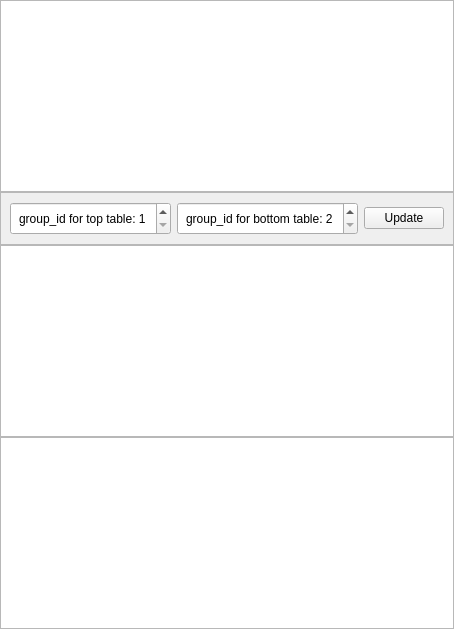
                    <widget class="QWidget" name="tab_describe">
                     <attribute name="title">
                      <string>Describe</string>
                     </attribute>
                     <layout class="QVBoxLayout" name="verticalLayout_104">
                      <property name="spacing">
                       <number>0</number>
                      </property>
                      <property name="leftMargin">
                       <number>0</number>
                      </property>
                      <property name="topMargin">
                       <number>0</number>
                      </property>
                      <property name="rightMargin">
                       <number>0</number>
                      </property>
                      <property name="bottomMargin">
                       <number>0</number>
                      </property>
                      <item>
                       <widget class="TableView" name="describe_dataset_table_view">
                        <property name="statusTip">
                         <string>Describe all samples</string>
                        </property>
                       </widget>
                      </item>
                      <item>
                       <widget class="QFrame" name="tab_describe_frame">
                        <property name="minimumSize">
                         <size>
                          <width>0</width>
                          <height>38</height>
                         </size>
                        </property>
                        <property name="frameShape">
                         <enum>QFrame::StyledPanel</enum>
                        </property>
                        <property name="frameShadow">
                         <enum>QFrame::Raised</enum>
                        </property>
                        <layout class="QHBoxLayout" name="horizontalLayout_29">
                         <item>
                          <widget class="SpinBox" name="describe_1_SpinBox">
                           <property name="minimumSize">
                            <size>
                             <width>100</width>
                             <height>33</height>
                            </size>
                           </property>
                           <property name="maximumSize">
                            <size>
                             <width>300</width>
                             <height>33</height>
                            </size>
                           </property>
                           <property name="alignment">
                            <set>Qt::AlignCenter</set>
                           </property>
                           <property name="prefix">
                            <string>group_id for top table: </string>
                           </property>
                           <property name="minimum">
                            <number>1</number>
                           </property>
                          </widget>
                         </item>
                         <item>
                          <widget class="SpinBox" name="describe_2_SpinBox">
                           <property name="maximumSize">
                            <size>
                             <width>300</width>
                             <height>33</height>
                            </size>
                           </property>
                           <property name="alignment">
                            <set>Qt::AlignCenter</set>
                           </property>
                           <property name="prefix">
                            <string>group_id for bottom table: </string>
                           </property>
                           <property name="minimum">
                            <number>2</number>
                           </property>
                          </widget>
                         </item>
                         <item>
                          <widget class="PrimaryPushButton" name="update_describe_push_button">
                           <property name="maximumSize">
                            <size>
                             <width>200</width>
                             <height>16777215</height>
                            </size>
                           </property>
                           <property name="text">
                            <string>Update</string>
                           </property>
                          </widget>
                         </item>
                        </layout>
                       </widget>
                      </item>
                      <item>
                       <widget class="TableView" name="describe_1st_group">
                        <property name="statusTip">
                         <string>Describe 1st group</string>
                        </property>
                       </widget>
                      </item>
                      <item>
                       <widget class="TableView" name="describe_2nd_group">
                        <property name="statusTip">
                         <string>Describe 2nd group</string>
                        </property>
                       </widget>
                      </item>
                     </layout>
                    </widget>
